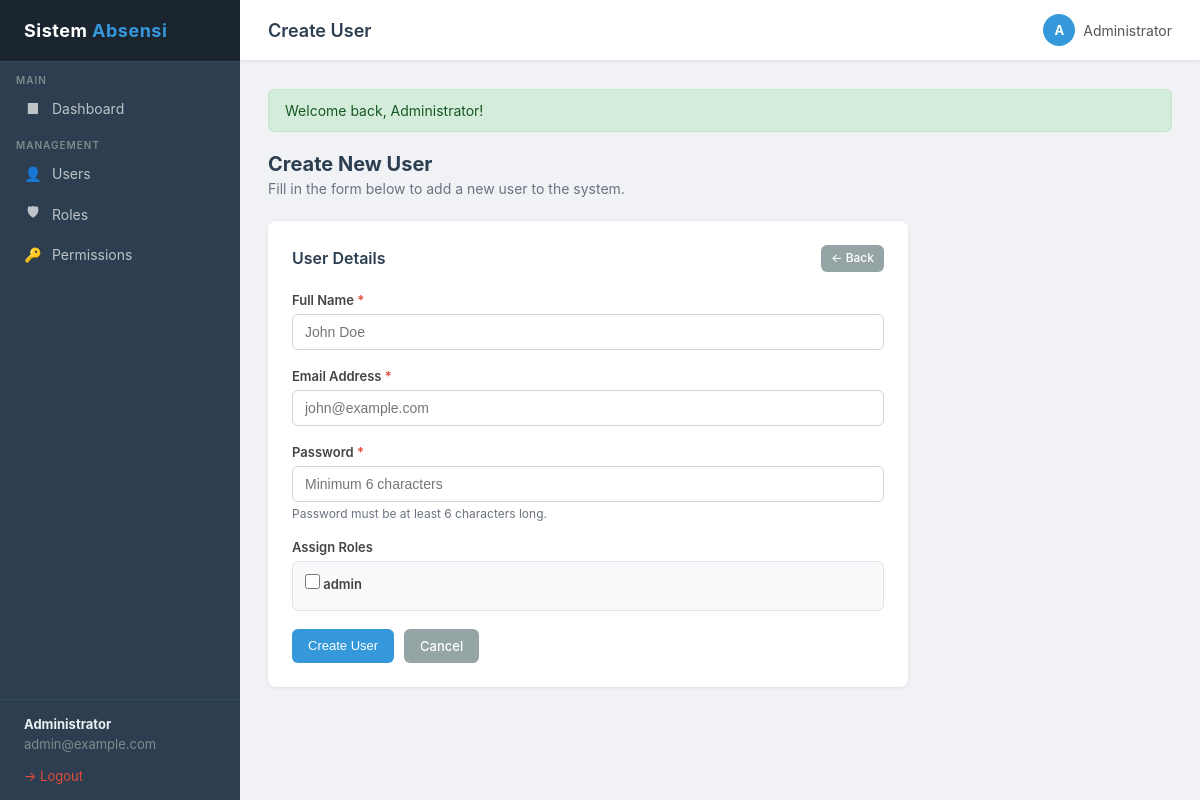
The page /index.php?page=users&action=create (signed in) on the database as committed earlier.
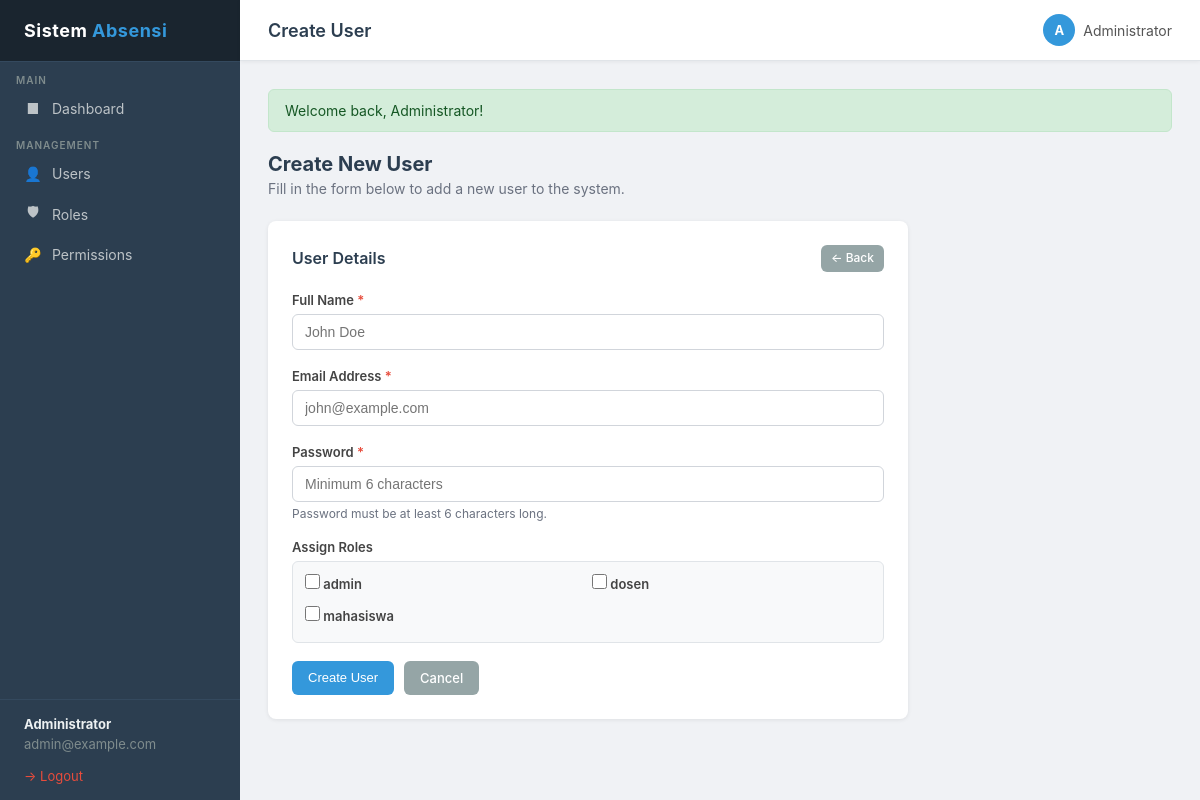
The same page on the database as committed later.
### tables this page shows
CREATE TABLE IF NOT EXISTS roles (
    id          INT AUTO_INCREMENT PRIMARY KEY,
    name        VARCHAR(50) UNIQUE NOT NULL,
    description VARCHAR(255),
    created_at  TIMESTAMP DEFAULT CURRENT_TIMESTAMP
);

### controllers/UserController.php (called while the page is built, shortened)
<?php
require_once __DIR__ . '/../models/Role.php';
class UserController {
    public function create(): void {
        $roles = Role::findAll();
        require __DIR__ . '/../views/users/create.php';
    }
}

### core/Database.php (called while the page is built, shortened)
<?php
class Database {
    private static ?Database $instance = null;
    private PDO $pdo;
    private function __construct() {
        $dsn = 'mysql:host=' . DB_HOST . ';dbname=' . DB_NAME . ';charset=utf8mb4';
        $options = [
            PDO::ATTR_ERRMODE            => PDO::ERRMODE_EXCEPTION,
            PDO::ATTR_DEFAULT_FETCH_MODE => PDO::FETCH_ASSOC,
            PDO::ATTR_EMULATE_PREPARES   => false,
        ];
        try {
            $this->pdo = new PDO($dsn, DB_USER, DB_PASS, $options);
        } catch (PDOException $e) {
            die('Database connection failed: ' . $e->getMessage());
        }
    }
    public static function getInstance(): Database {
        if (self::$instance === null) {
            self::$instance = new self();
        }
        return self::$instance;
    }
    public function query(string $sql, array $params = []): PDOStatement {
        $stmt = $this->pdo->prepare($sql);
        $stmt->execute($params);
        return $stmt;
    }
    public function fetchAll(string $sql, array $params = []): array {
        return $this->query($sql, $params)->fetchAll();
    }
}

### models/Role.php (called while the page is built, shortened)
<?php
require_once __DIR__ . '/../core/Database.php';
class Role {
    public static function findAll(): array {
        $db = Database::getInstance();
        return $db->fetchAll('SELECT * FROM roles ORDER BY id ASC');
    }
}

### views/users/create.php (the view, shortened to what this page needs)
<?php
require __DIR__ . '/../../views/layouts/header.php';
?>
<div class="page-header">
    <h2>Create New User</h2>
    <p>Fill in the form below to add a new user to the system.</p>
</div>
<div class="card" style="max-width:640px;">
    <div class="card-header">
        <span class="card-title">User Details</span>
        <a href="<?= BASE_URL ?>/index.php?page=users&action=index" class="btn btn-secondary btn-sm">&larr; Back</a>
    </div>
    <form action="<?= BASE_URL ?>/index.php?page=users&action=store" method="POST">
        <div class="form-group">
            <label for="name">Full Name <span style="color:#e74c3c;">*</span></label>
            <input type="text" id="name" name="name" class="form-control"
                   value="<?= htmlspecialchars($_POST['name'] ?? '') ?>"
                   placeholder="John Doe" required>
        </div>
        <div class="form-group">
            <label for="email">Email Address <span style="color:#e74c3c;">*</span></label>
            <input type="email" id="email" name="email" class="form-control"
                   value="<?= htmlspecialchars($_POST['email'] ?? '') ?>"
                   placeholder="john@example.com" required>
        </div>
        <div class="form-group">
            <label for="password">Password <span style="color:#e74c3c;">*</span></label>
            <input type="password" id="password" name="password" class="form-control"
                   placeholder="Minimum 6 characters" required>
            <p class="form-text">Password must be at least 6 characters long.</p>
        </div>
        <div class="form-group">
            <label>Assign Roles</label>
            <?php if (!empty($roles)): ?>
            <div class="checkbox-grid">
                <?php foreach ($roles as $role): ?>
                <label class="checkbox-item">
                    <input type="checkbox" name="roles[]" value="<?= $role['id'] ?>">
                    <?= htmlspecialchars($role['name']) ?>
                </label>
                <?php endforeach; ?>
            </div>
            <?php else: ?>
            <p class="text-muted">No roles available. <a href="<?= BASE_URL ?>/index.php?page=roles&action=create">Create a role first</a>.</p>
            <?php endif; ?>
        </div>
        <div style="display:flex;gap:10px;margin-top:8px;">
            <button type="submit" class="btn btn-primary">Create User</button>
            <a href="<?= BASE_URL ?>/index.php?page=users&action=index" class="btn btn-secondary">Cancel</a>
        </div>
    </form>
</div>
<?php require __DIR__ . '/../../views/layouts/sidebar.php'; ?>

Rows that differ between the two databases and show on the page:
added roles: name "dosen"
added roles: name "mahasiswa"
